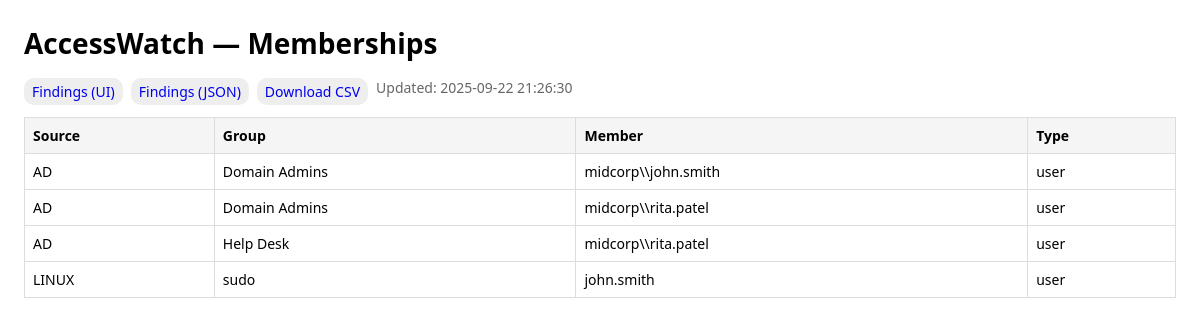
The page /ui/memberships on the database its author committed.
### api/db.py (models this page shows)
class Membership(Base):
    __tablename__ = "memberships"
    id = Column(Integer, primary_key=True, index=True)
    source = Column(String, default="AD")   # e.g., "AD", "LINUX", "ENTRA"
    group_name = Column(String, index=True) # e.g., "Domain Admins"
    member_name = Column(String, index=True) # e.g., "john.smith" or "midcorp\\rita.patel"
    member_type = Column(String, default="user")    # e.g., "user", "group"

### api/main.py (the view)
@app.get("/ui/memberships", response_class=HTMLResponse)
def memberships_html(request: Request, db: Session = Depends(get_db)):
    rows = db.query(Membership).order_by(Membership.source, Membership.group_name, Membership.member_name).all()
    return templates.TemplateResponse(
        "memberships.html",
        {
            "request": request,
            "memberships": rows,
            "updated_at": datetime.datetime.now().strftime("%Y-%m-%d %H:%M:%S"),
        },
    )

### templates/memberships.html (shortened to what this page needs)
<!doctype html>
<html>
<head>
</head>
<body>
    <h1>AccessWatch — Memberships</h1>
    <div class="toolbar">
        <a class="pill" href="/ui/findings">Findings (UI)</a>
        <a class="pill" href="/findings">Findings (JSON)</a>
        <a class="pill" href="/memberships.csv">Download CSV</a>
        <span class="muted">Updated: {{ updated_at }}</span>
    </div>
    <table>
    <thead>
        <tr>
            <th>Source</th>
            <th>Group</th>
            <th>Member</th>
            <th>Type</th>
        </tr>
    </thead>
    <tbody>
        {% for r in memberships %}
        <tr>
            <td>{{ r.source }}</td>
            <td>{{ r.group_name }}</td>
            <td>{{ r.member_name }}</td>
            <td>{{ r.member_type }}</td>
        </tr>
        {% endfor %}
        </tbody>
    </table>
</body>
</html>

### templates/memberships.html (style rules this page uses)
body { font: 14px system-ui, -apple-system, Segoe UI, Roboto, Arial; margin: 24px; }
h1 { margin: 0 0 16px 0; }
.pill { background:#eee; padding:1px 6px; border-radius: 10px; }
.toolbar { display:flex; gap:8px; margin-bottom:12px; }
.toolbar a, .toolbar button { text-decoration:none; border:none; background:#eee; border-radius:10px; padding:4px 8px; cursor:pointer; }
.muted { color:#666; }
table { border-collapse: collapse; width: 100%; }
th, td { border: 1px solid #ddd; padding: 8px; }
th { background:#f5f5f5; text-align:left; }

### rows shown on the page
Membership: source "AD", group_name "Domain Admins", member_name "midcorp\\\\john.smith", member_type "user"
Membership: source "AD", group_name "Domain Admins", member_name "midcorp\\\\rita.patel", member_type "user"
Membership: source "AD", group_name "Help Desk", member_name "midcorp\\\\rita.patel", member_type "user"
Membership: source "LINUX", group_name "sudo", member_name "john.smith", member_type "user"

### other values the page prints
{{ updated_at }} "2025-09-22 21:26:30"
